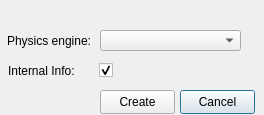
<?xml version="1.0" encoding="UTF-8"?>
<ui version="4.0">
 <class>CreateEngineDialog</class>
 <widget class="QDialog" name="CreateEngineDialog">
  <property name="windowModality">
   <enum>Qt::ApplicationModal</enum>
  </property>
  <property name="geometry">
   <rect>
    <x>0</x>
    <y>0</y>
    <width>264</width>
    <height>115</height>
   </rect>
  </property>
  <property name="windowTitle">
   <string>Create physics engine</string>
  </property>
  <widget class="QComboBox" name="_spaceMethodBox">
   <property name="geometry">
    <rect>
     <x>100</x>
     <y>30</y>
     <width>141</width>
     <height>21</height>
    </rect>
   </property>
   <property name="whatsThis">
    <string>&lt;!DOCTYPE HTML PUBLIC &quot;-//W3C//DTD HTML 4.0//EN&quot; &quot;http://www.w3.org/TR/REC-html40/strict.dtd&quot;&gt;
&lt;html&gt;&lt;head&gt;&lt;meta name=&quot;qrichtext&quot; content=&quot;1&quot; /&gt;&lt;style type=&quot;text/css&quot;&gt;
p, li { white-space: pre-wrap; }
&lt;/style&gt;&lt;/head&gt;&lt;body style=&quot; font-family:'MS Shell Dlg 2'; font-size:8.25pt; font-weight:400; font-style:normal;&quot;&gt;
&lt;p style=&quot; margin-top:0px; margin-bottom:0px; margin-left:0px; margin-right:0px; -qt-block-indent:0; text-indent:0px;&quot;&gt;There are several kinds of spaces. Each kind uses different internaldata structures to store the geoms, and different algorithms to performthe collision culling: &lt;/p&gt;
&lt;ul style=&quot;-qt-list-indent: 1;&quot;&gt;&lt;li style=&quot; font-size:8pt;&quot; style=&quot; margin-top:12px; margin-bottom:12px; margin-left:0px; margin-right:0px; -qt-block-indent:0; text-indent:0px;&quot;&gt; Simple space. This does not do any collision culling - itsimply checks every possible pair of geoms for intersection, andreports the pairs whose AABBs overlap. The time required to dointersection testing for &lt;span style=&quot; font-style:italic;&quot;&gt;n&lt;/span&gt; objects is &lt;span style=&quot; font-style:italic;&quot;&gt;O&lt;/span&gt;(&lt;span style=&quot; font-style:italic;&quot;&gt;n&lt;/span&gt;&lt;span style=&quot; vertical-align:super;&quot;&gt;2&lt;/span&gt;).This should not be used for large numbers of objects, but it can be thepreferred algorithm for a small number of objects. This is also usefulfor debugging potential problems with the collision system.&lt;/li&gt;&lt;/ul&gt;
&lt;ul style=&quot;-qt-list-indent: 1;&quot;&gt;&lt;li style=&quot; font-size:8pt;&quot; style=&quot; margin-top:12px; margin-bottom:12px; margin-left:0px; margin-right:0px; -qt-block-indent:0; text-indent:0px;&quot;&gt; Multi-resolution hash table space. This uses an internal datastructure that records how each geom overlaps cells in one of severalthree dimensional grids. Each grid has cubical cells of side lengths 2&lt;span style=&quot; font-style:italic; vertical-align:super;&quot;&gt;i&lt;/span&gt;, where &lt;span style=&quot; font-style:italic;&quot;&gt;i&lt;/span&gt; is an integer that ranges from a minimum to a maximum value. The time required to do intersection testing for &lt;span style=&quot; font-style:italic;&quot;&gt;n&lt;/span&gt; objects is &lt;span style=&quot; font-style:italic;&quot;&gt;O&lt;/span&gt;(&lt;span style=&quot; font-style:italic;&quot;&gt;n&lt;/span&gt;)(as long as those objects are not clustered together too closely), aseach object can be quickly paired with the objects around it.&lt;/li&gt;&lt;/ul&gt;
&lt;ul style=&quot;-qt-list-indent: 1;&quot;&gt;&lt;li style=&quot; font-size:8pt;&quot; style=&quot; margin-top:12px; margin-bottom:12px; margin-left:0px; margin-right:0px; -qt-block-indent:0; text-indent:0px;&quot;&gt; Quadtree space. This uses a pre-allocated hierarchicalgrid-based AABB tree to quickly cull collision checks. It'sexceptionally quick for large amounts of objects in landscape-shapedworlds. The amount of memory used is 4^depth * 32 bytes. CurrentlydSpaceGetGeom is not implemented for the quadtree space. &lt;/li&gt;&lt;/ul&gt;&lt;/body&gt;&lt;/html&gt;</string>
   </property>
  </widget>
  <widget class="QLabel" name="label">
   <property name="geometry">
    <rect>
     <x>7</x>
     <y>30</y>
     <width>101</width>
     <height>21</height>
    </rect>
   </property>
   <property name="text">
    <string>Physics engine:</string>
   </property>
  </widget>
  <widget class="QPushButton" name="_cancelBtn">
   <property name="geometry">
    <rect>
     <x>180</x>
     <y>90</y>
     <width>75</width>
     <height>24</height>
    </rect>
   </property>
   <property name="text">
    <string>Cancel</string>
   </property>
  </widget>
  <widget class="QPushButton" name="_createBtn">
   <property name="geometry">
    <rect>
     <x>100</x>
     <y>90</y>
     <width>75</width>
     <height>24</height>
    </rect>
   </property>
   <property name="text">
    <string>Create</string>
   </property>
  </widget>
  <widget class="QCheckBox" name="_internalInfoCheck">
   <property name="geometry">
    <rect>
     <x>99</x>
     <y>60</y>
     <width>21</width>
     <height>21</height>
    </rect>
   </property>
   <property name="text">
    <string/>
   </property>
   <property name="checked">
    <bool>true</bool>
   </property>
  </widget>
  <widget class="QLabel" name="label_2">
   <property name="geometry">
    <rect>
     <x>8</x>
     <y>60</y>
     <width>81</width>
     <height>21</height>
    </rect>
   </property>
   <property name="text">
    <string>Internal Info:</string>
   </property>
  </widget>
 </widget>
 <resources/>
 <connections/>
</ui>
